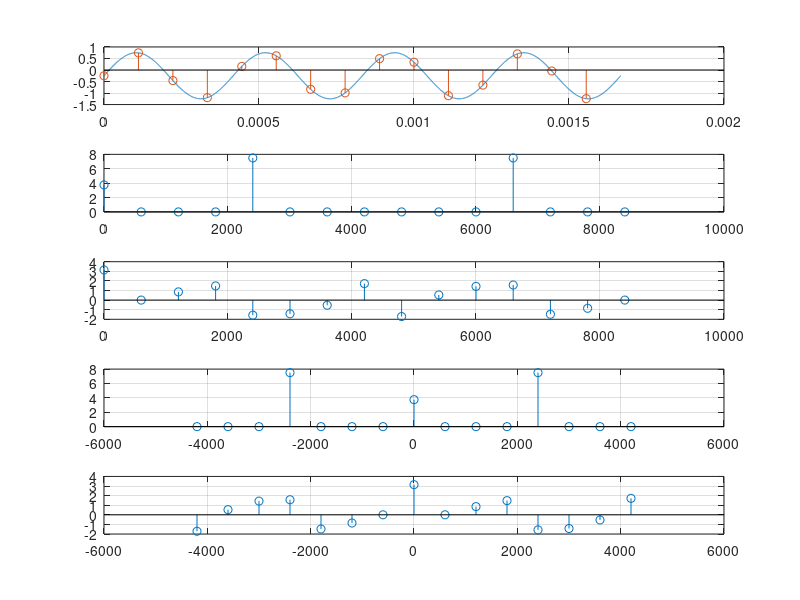
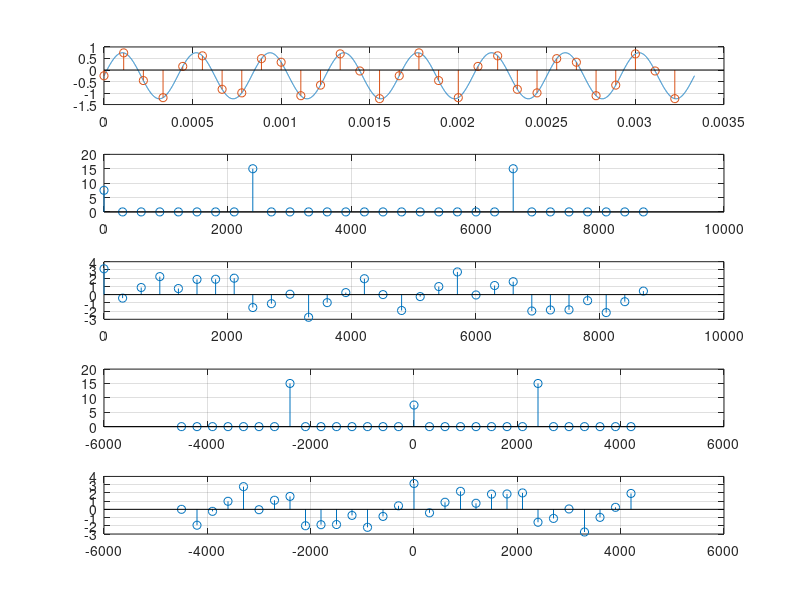

Here is the MATLAB script that generated these plots, in order:
clc; clear; close all;

f0=2400;    fs=9000;    N=15;
dt=1/fs;    td=dt*(N-1);
t=linspace(0,N/fs,10000);
n=0:N-1;
ts=n/fs;

s=-0.25+sin(2*pi*f0*t);
sp=-0.25+sin(2*pi*f0*ts);

%DFT
X=fft(sp);

Xshift=fftshift(X);

n=length(Xshift);
f=fs/N*(0:N-1);

fshift=(-n/2:n/2-1)*(fs/N) + 300;

figure(1)
    subplot(5,1,1)
    plot(t,s); grid on; hold on;
    stem(ts, sp);

    subplot(5,1,2)
    stem(f, abs(X)); grid on; hold on;

    subplot(5,1,3)
    stem(f, angle(X)); grid on; hold on;

    subplot(5,1,4)
    stem(fshift, abs(Xshift)); grid on; hold on;

    subplot(5,1,5)
    stem(fshift, angle(Xshift)); grid on; hold on;

N=30;
dt=1/fs;    td=dt*(N-1);
t=linspace(0,N/fs,10000);
n=0:N-1;
ts=n/fs;

s=-0.25+sin(2*pi*f0*t);
sp=-0.25+sin(2*pi*f0*ts);

%DFT
X=fft(sp);

Xshift=fftshift(X);

n=length(Xshift);
f=fs/N*(0:N-1);

fshift=(-n/2:n/2-1)*(fs/N);

figure(2)
    subplot(5,1,1)
    plot(t,s); grid on; hold on;
    stem(ts, sp);

    subplot(5,1,2)
    stem(f, abs(X)); grid on; hold on;

    subplot(5,1,3)
    stem(f, angle(X)); grid on; hold on;

    subplot(5,1,4)
    stem(fshift, abs(Xshift)); grid on; hold on;

    subplot(5,1,5)
    stem(fshift, angle(Xshift)); grid on; hold on;
